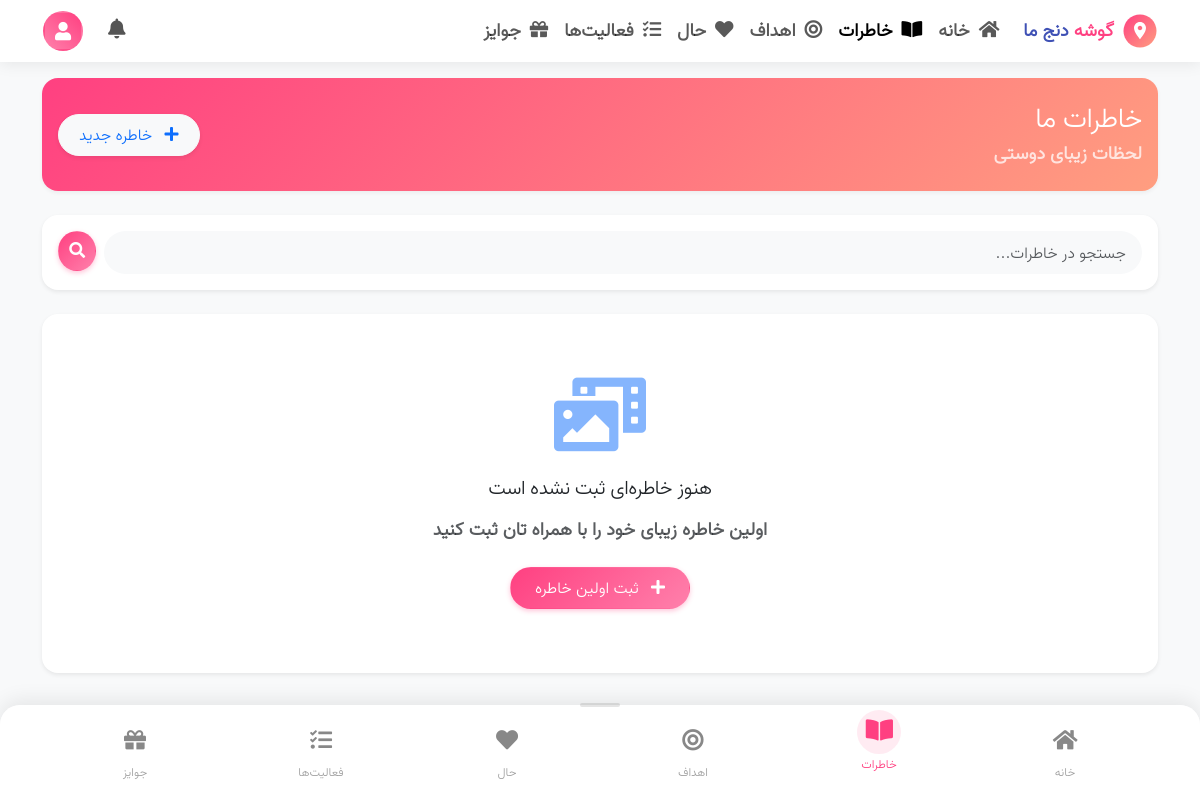
/memories/ (signed in), run on an earlier commit of the app's database.
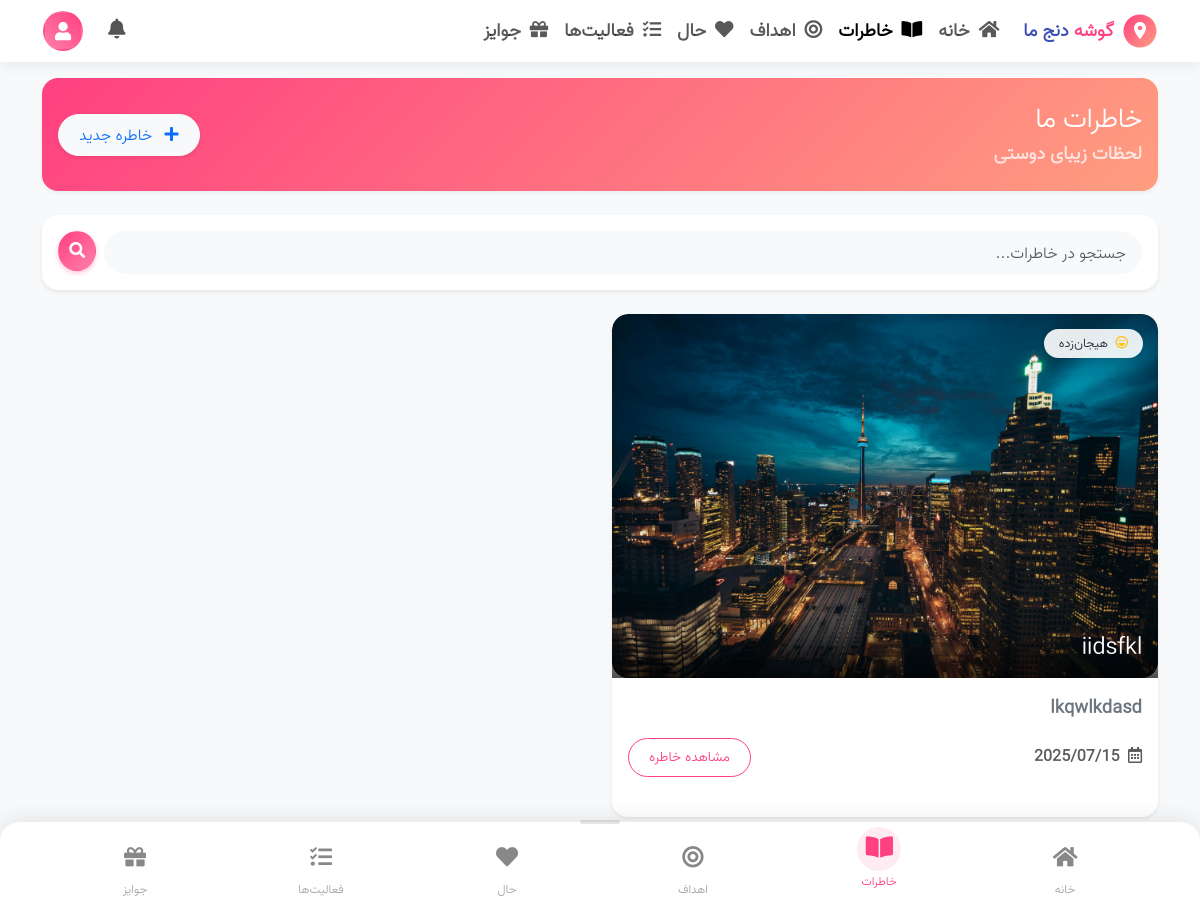
And on a later commit of the database.
### memories/models.py (models this page shows, shortened)
class Memory(models.Model):
    MOOD_CHOICES = [
        ('happy', _('شاد')),
        ('love', _('عاشقانه')),
        ('excited', _('هیجان‌زده')),
        ('relaxed', _('آرام')),
        ('content', _('راضی')),
        ('sad', _('غمگین')),
        ('angry', _('عصبانی')),
        ('neutral', _('خنثی')),
        ('surprised', _('متعجب')),
        ('laughing', _('خندان')),
        ('cool', _('باحال')),
        ('silly', _('شوخ')),
        ('thinking', _('متفکر')),
    ]
    title = models.CharField(_('عنوان'), max_length=200)
    content = models.TextField(_('متن خاطره'))
    image = models.ImageField(_('تصویر (قدیمی)'), upload_to='memories/', blank=True, null=True,
                            help_text=_('این فیلد برای سازگاری با نسخه‌های قبلی حفظ شده است. لطفاً از قابلیت آپلود چند تصویر استفاده کنید.'))
    mood = models.CharField(_('حس و حال'), max_length=20, choices=MOOD_CHOICES, default='content')
    date = models.DateField(_('تاریخ'))
    location = models.CharField(_('مکان'), max_length=255, blank=True, null=True)
    user = models.ForeignKey(
        settings.AUTH_USER_MODEL,
        on_delete=models.CASCADE,
        related_name='memories',
        verbose_name=_('کاربر')
    )
    created_at = models.DateTimeField(_('تاریخ ایجاد'), auto_now_add=True)
    updated_at = models.DateTimeField(_('تاریخ بروزرسانی'), auto_now=True)
    class Meta:
        verbose_name = _('خاطره')
        verbose_name_plural = _('خاطرات')
        ordering = ['-date', '-created_at']
    def get_mood_icon(self):
        icons = {
            'happy': 'fa-smile',
            'love': 'fa-heart',
            'excited': 'fa-laugh-beam',
            'relaxed': 'fa-spa',
            'content': 'fa-smile-beam',
            'sad': 'fa-frown',
            'angry': 'fa-angry',
            'neutral': 'fa-meh',
            'surprised': 'fa-dizzy',
            'laughing': 'fa-laugh-squint',
            'cool': 'fa-glasses',
            'silly': 'fa-grin-tongue-wink',
            'thinking': 'fa-lightbulb',
        }
        return icons.get(self.mood, 'fa-smile')
    def get_mood_color(self):
        colors = {
            'happy': 'text-warning',
            'love': 'text-danger',
            'excited': 'text-warning',
            'relaxed': 'text-info',
            'content': 'text-success',
            'sad': 'text-primary',
            'angry': 'text-danger',
            'neutral': 'text-secondary',
            'surprised': 'text-purple',
            'laughing': 'text-warning',
            'cool': 'text-primary',
            'silly': 'text-success',
            'thinking': 'text-info',
        }
        return colors.get(self.mood, 'text-dark')

### memories/views.py (the view)
# urls.py: path('', views.memory_list, name='list'),
@login_required
def memory_list(request):
    memories = Memory.objects.filter(
        user__in=[request.user, get_partner(request.user)]
    ).order_by('-date', '-created_at')
    return render(request, 'memories/list.html', {'memories': memories})

### templates/memories/list.html (shortened to what this page needs)
{% extends 'base/base.html' %}
{% load static %}
{% block content %}
<div class="container">
    <div class="card mb-4 border-0 bg-gradient-primary text-white">
        <div class="card-body py-4">
            <div class="d-flex justify-content-between align-items-center">
                <div>
                    <h1 class="h3 mb-1">خاطرات ما</h1>
                    <p class="mb-0 opacity-75">لحظات زیبای دوستی</p>
                </div>
                <a href="{% url 'memories:create' %}" class="btn btn-light text-primary rounded-pill shadow-sm">
                    <i class="fas fa-plus me-2"></i> خاطره جدید
                </a>
            </div>
        </div>
    </div>
    <div class="card mb-4 border-0 shadow-sm">
        <div class="card-body">
            <form action="{% url 'memories:search' %}" method="get" class="d-flex">
                <input type="search" name="q" class="form-control rounded-pill border-0 bg-light" placeholder="جستجو در خاطرات..." aria-label="جستجو">
                <button class="btn btn-primary ms-2 rounded-circle" type="submit" style="width: 40px; height: 40px; padding: 0;">
                    <i class="fas fa-search"></i>
                </button>
            </form>
        </div>
    </div>
    {% if memories %}
        <div class="row">
            {% for memory in memories %}
                <div class="col-md-6 mb-4">
                    <div class="card memory-card h-100 border-0 shadow-sm hover-lift">
                        {% if memory.image %}
                            <div class="position-relative">
                                <img src="{{ memory.image.url }}" class="card-img-top memory-image" alt="{{ memory.title }}">
                                <div class="memory-mood">
                                    <i class="far {{ memory.get_mood_icon }} {{ memory.get_mood_color }} me-1"></i>
                                    {{ memory.get_mood_display }}
                                </div>
                                <div class="position-absolute bottom-0 start-0 end-0 p-3 text-white" style="background: linear-gradient(to top, rgba(0,0,0,0.7), transparent);">
                                    <h5 class="card-title mb-0">{{ memory.title }}</h5>
                                </div>
                            </div>
                        {% endif %}
                        <div class="card-body">
                            <p class="card-text text-secondary">{{ memory.content|truncatechars:150 }}</p>
                            <div class="d-flex justify-content-between align-items-center mt-3">
                                <div class="text-muted small">
                                    <i class="far fa-calendar-alt me-1"></i> {{ memory.date|date:"Y/m/d" }}
                                </div>
                                <a href="{% url 'memories:detail' memory.id %}" class="btn btn-sm btn-outline-primary rounded-pill">مشاهده خاطره</a>
                            </div>
                        </div>
                    </div>
                </div>
            {% endfor %}
        </div>
    {% else %}
        <div class="card border-0 shadow-sm text-center py-5">
            <div class="card-body">
                <div class="mb-4">
                    <i class="fas fa-photo-video fa-4x text-primary opacity-50"></i>
                </div>
                <h5 class="mb-3">هنوز خاطره‌ای ثبت نشده است</h5>
                <p class="text-muted mb-4">اولین خاطره زیبای خود را با همراه تان  ثبت کنید</p>
                <a href="{% url 'memories:create' %}" class="btn btn-primary rounded-pill px-4">
                    <i class="fas fa-plus me-2"></i> ثبت اولین خاطره
                </a>
            </div>
        </div>
    {% endif %}
</div>
{% endblock %}

### templates/base/base.html (shortened to what this page needs)
<!DOCTYPE html>
{% load static %}
<html lang="fa" dir="rtl">
<head>
    <link href="https://cdn.fontcdn.ir/Font/Persian/Estedad/Estedad.css" rel="stylesheet" type="text/css" />
    <link rel="stylesheet" href="https://cdn.jsdelivr.net/npm/bootstrap@5.3.2/dist/css/bootstrap.rtl.min.css">
    <link rel="preload" href="https://cdn.jsdelivr.net/npm/@tabler/icons-webfont@latest/tabler-icons.min.css" as="style" onload="this.onload=null;this.rel='stylesheet'">
    <link rel="preload" href="https://cdnjs.cloudflare.com/ajax/libs/font-awesome/5.15.4/css/all.min.css" as="style" onload="this.onload=null;this.rel='stylesheet'">
    <link rel="stylesheet" href="{% static 'css/style.css' %}">
</head>
<body>
    <div class="app-container">
        {% if user.is_authenticated %}
            {% include 'base/navbar.html' %}
        {% endif %}
        <main class="main-content">
            {% block content %}{% endblock %}
        </main>
        {% if user.is_authenticated %}
            {% include 'base/bottom_nav.html' %}
        {% endif %}
    </div>
</body>
</html>

### templates/base/navbar.html (shortened to what this page needs)
<nav class="navbar navbar-expand-lg navbar-light">
    <div class="container">
        <a class="navbar-brand d-flex align-items-center" href="{% url 'dashboard' %}">
            <div class="logo-text">
                <span class="logo-text-primary fw-bold"> گوشه </span><span class="logo-text-secondary"> دنج ما </span>
            </div>
        </a>
        <div class="collapse navbar-collapse" id="navbarMain">
            <ul class="navbar-nav me-auto mb-2 mb-lg-0">
                <li class="nav-item">
                    <a class="nav-link {% if request.path == '/dashboard/' %}active{% endif %}" href="{% url 'dashboard' %}">
                        <i class="fas fa-home me-1"></i> خانه
                    </a>
                </li>
                <li class="nav-item">
                    <a class="nav-link {% if '/memories/' in request.path %}active{% endif %}" href="{% url 'memories:list' %}">
                        <i class="fas fa-book-open me-1"></i> خاطرات
                    </a>
                </li>
                <li class="nav-item">
                    <a class="nav-link {% if '/goals/' in request.path %}active{% endif %}" href="{% url 'goals:list' %}">
                        <i class="fas fa-bullseye me-1"></i> اهداف
                    </a>
                </li>
                <li class="nav-item">
                    <a class="nav-link {% if '/moods/' in request.path %}active{% endif %}" href="{% url 'moods:list' %}">
                        <i class="fas fa-heart me-1"></i> حال
                    </a>
                </li>
                <li class="nav-item">
                    <a class="nav-link {% if '/activities/' in request.path %}active{% endif %}" href="{% url 'activities:list' %}">
                        <i class="fas fa-tasks me-1"></i> فعالیت‌ها
                    </a>
                </li>
                <li class="nav-item">
                    <a class="nav-link {% if '/rewards/' in request.path %}active{% endif %}" href="{% url 'rewards:list' %}">
                        <i class="fas fa-gift me-1"></i> جوایز
                    </a>
                </li>
            </ul>
        </div>
        <div class="ms-auto d-flex align-items-center">
            <div class="dropdown me-3">
                <a class="text-decoration-none position-relative notification-icon" href="#" id="notificationDropdown" role="button" data-bs-toggle="dropdown" aria-expanded="false">
                    <i class="fas fa-bell fs-5"></i>
                </a>
            </div>
            <div class="dropdown">
                <button class="btn btn-link text-decoration-none dropdown-toggle p-0 user-dropdown-btn" type="button" id="userDropdown" data-bs-toggle="dropdown" aria-expanded="false">
                    {% if user.profile_picture %}
                        <img src="{{ user.profile_picture.url }}" alt="{{ user.username }}" class="rounded-circle profile-avatar" style="width: 40px; height: 40px; object-fit: cover;">
                    {% else %}
                        <div class="profile-avatar rounded-circle d-flex align-items-center justify-content-center" style="width: 40px; height: 40px;">
                            <i class="fas fa-user"></i>
                        </div>
                    {% endif %}
                </button>
            </div>
        </div>
    </div>
</nav>

### templates/base/bottom_nav.html (shortened to what this page needs)
<div class="bottom-nav">
    <div class="container">
        <div class="row g-0">
            <div class="col text-center">
                <a href="{% url 'dashboard' %}" class="bottom-nav-item {% if request.path == '/dashboard/' %}active{% endif %}">
                    <div class="icon-container">
                        <i class="fas fa-home"></i>
                    </div>
                    <div class="nav-text">خانه</div>
                </a>
            </div>
            <div class="col text-center">
                <a href="{% url 'memories:list' %}" class="bottom-nav-item {% if '/memories/' in request.path %}active{% endif %}">
                    <div class="icon-container">
                        <i class="fas fa-book-open"></i>
                    </div>
                    <div class="nav-text">خاطرات</div>
                </a>
            </div>
            <div class="col text-center">
                <a href="{% url 'goals:list' %}" class="bottom-nav-item {% if '/goals/' in request.path %}active{% endif %}">
                    <div class="icon-container">
                        <i class="fas fa-bullseye"></i>
                    </div>
                    <div class="nav-text">اهداف</div>
                </a>
            </div>
            <div class="col text-center">
                <a href="{% url 'moods:list' %}" class="bottom-nav-item {% if '/moods/' in request.path %}active{% endif %}">
                    <div class="icon-container">
                        <i class="fas fa-heart"></i>
                    </div>
                    <div class="nav-text">حال</div>
                </a>
            </div>
            <div class="col text-center">
                <a href="{% url 'activities:list' %}" class="bottom-nav-item {% if '/activities/' in request.path %}active{% endif %}">
                    <div class="icon-container">
                        <i class="fas fa-tasks"></i>
                    </div>
                    <div class="nav-text">فعالیت‌ها</div>
                </a>
            </div>
            <div class="col text-center">
                <a href="{% url 'rewards:list' %}" class="bottom-nav-item {% if '/rewards/' in request.path %}active{% endif %}">
                    <div class="icon-container">
                        <i class="fas fa-gift"></i>
                    </div>
                    <div class="nav-text">جوایز</div>
                </a>
            </div>
        </div>
    </div>
</div>

What changed in the data, as far as the page shows it:
added Memory: image (picture), mood "هیجان‌زده", title "iidsfkl", content "lkqwlkdasd", date "2025/07/15"
Also different on the page:
text no longer shown: "هنوز خاطره‌ای ثبت نشده است اولین خاطره زیبای خود را با همراه تان ثبت کنید ثبت اولین خاطره"
